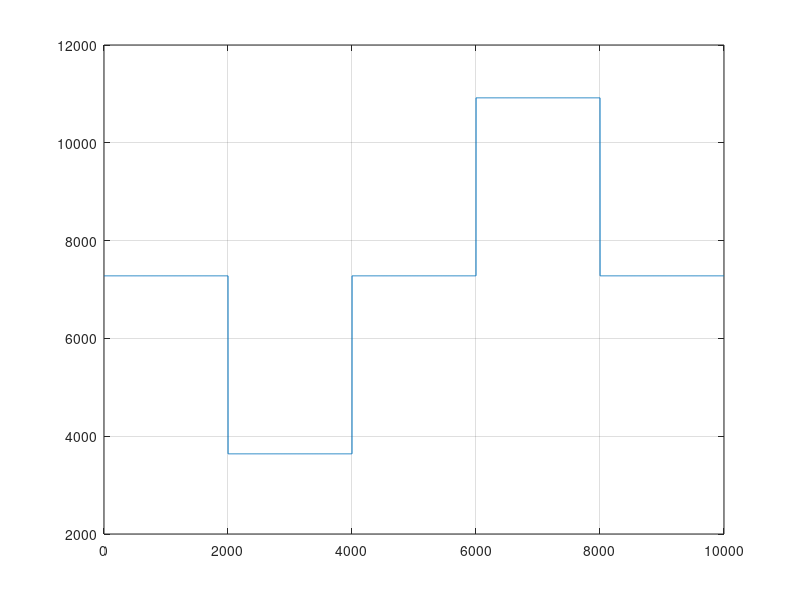

The MATLAB script that drew this image:
function Power()
W_ust = 0.4;
T_i = 293;
T_ust = 303;
V_ust = 0.04;
C = 1820;
ro = 1000;
Q_ust = -W_ust*(T_i-T_ust)/(V_ust*ro) * C * V_ust*ro;

x = 1:1:10000;
y = zeros(size(x));
X = ones(1,2000);
Q = zeros(size(x));
Q = [Q_ust*X, 0.5 * Q_ust * X,Q_ust*X, 1.5 * Q_ust * X, Q_ust * X];


plot(x, Q)
grid on